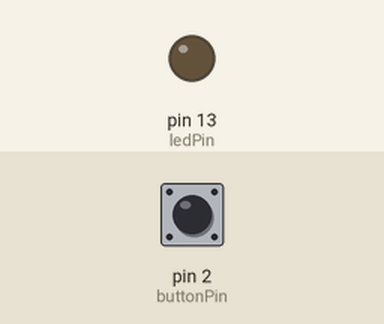
A sketch run on a simulated Arduino Uno, built with avr-gcc and run on an emulated ATmega328P. Parts: output pins drawn as LEDs (lit = HIGH). The test bench sets the inputs (shaded band); at power-on: pin 2 (buttonPin) LOW.

Above: at 1.2 s.
1.3 s: pin 2 (buttonPin) pulled HIGH for 0.15 s
At 1.44 s:
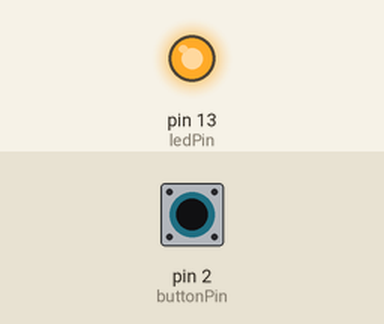
3.0 s: pin 2 (buttonPin) pulled HIGH for 3.2 s
At 7.3 s:
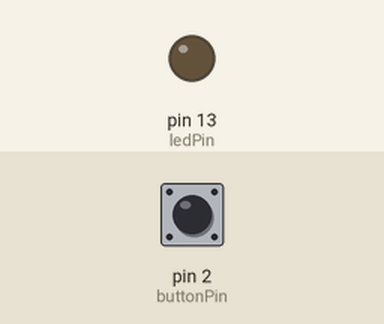
Timing chart, 0 to 8.8 s (numbered marks = the images above; inputs shaded):
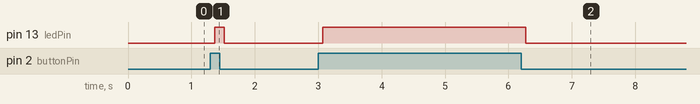

The sketch:

10G_Debounce.ino
```cpp
bool currentButton = LOW;
bool lastButton = LOW;
int ledPin = 13;
int buttonPin = 2;

void setup() {
  pinMode(ledPin, OUTPUT);
  pinMode(buttonPin, INPUT);
}

void loop() {
  currentButton = digitalRead(buttonPin);
  while(lastButton != currentButton) {
    delay(70);
    lastButton = currentButton;
    currentButton = digitalRead(buttonPin);
  }
  digitalWrite(ledPin, currentButton);
  lastButton = currentButton;
}
```

Measured:
- after the input at 1.3 s, pin 13 (ledPin): LOW → HIGH after 0.07 s, → LOW 0.15 s later
- after the input at 3.0 s, pin 13 (ledPin): LOW → HIGH after 0.07 s, → LOW 3.2 s later
